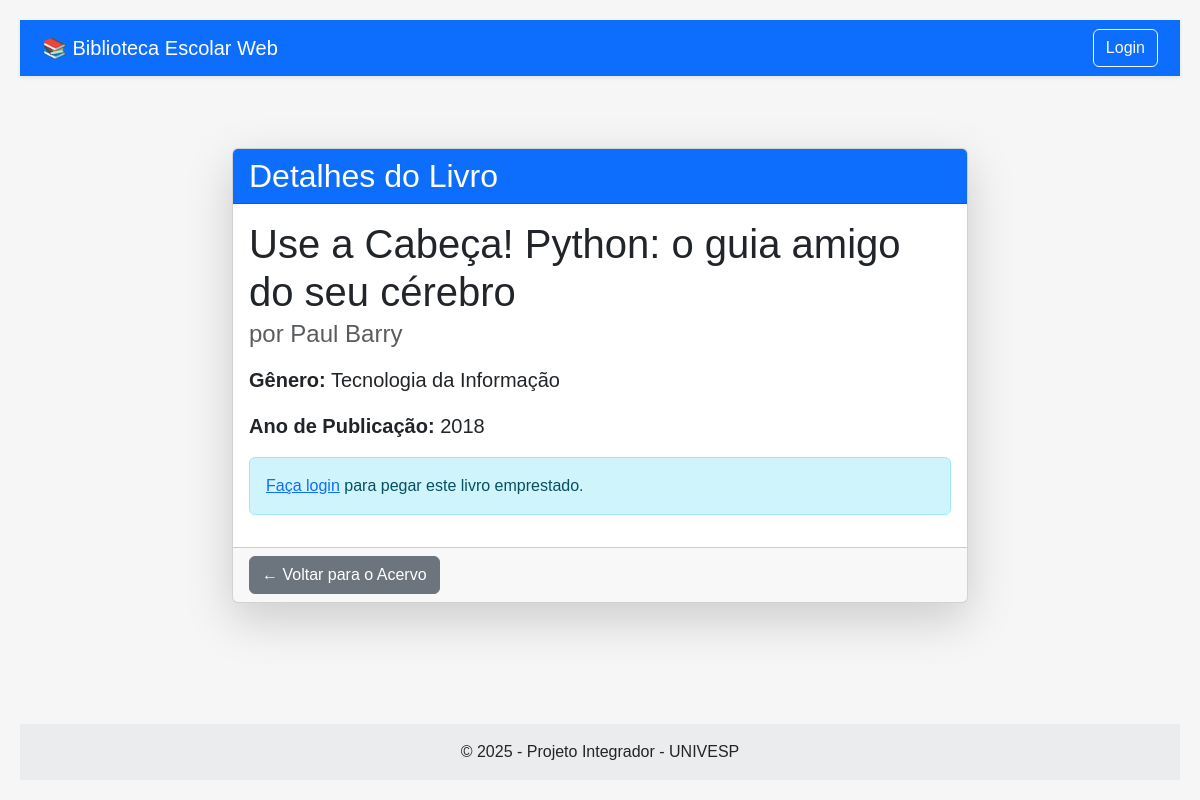
The page /livro/1/ on the database its author committed.
### acervo/models.py (models this page shows, shortened)
class Livro(models.Model):
    titulo = models.CharField(max_length=200, verbose_name="Título")
    autor = models.CharField(max_length=100, verbose_name="Autor")
    genero = models.CharField(max_length=50, verbose_name="Gênero")
    ano_publicacao = models.IntegerField(verbose_name="Ano de Publicação")
    class Meta:
        verbose_name = "Livro"
        verbose_name_plural = "Livros"

### acervo/views.py (the view)
# urls.py: path('livro/<int:livro_id>/', views.detalhe_livro, name='detalhe_livro'),
def detalhe_livro(request, livro_id):
    livro = get_object_or_404(Livro, pk=livro_id)
    emprestimo_ativo = Emprestimo.objects.filter(livro=livro, devolvido=False).first()
    contexto = {
        'livro': livro,
        'emprestimo_ativo': emprestimo_ativo
    }
    return render(request, 'acervo/detalhe_livro.html', contexto)

### acervo/templates/acervo/detalhe_livro.html (shortened to what this page needs)
{% extends 'base.html' %}
{% block content %}
<div class="row mt-5">
  <div class="col-md-8 offset-md-2">
    <div class="card shadow-lg">
      <div class="card-header bg-primary text-white">
        <h2 class="mb-0">Detalhes do Livro</h2>
      </div>
      <div class="card-body">
        <h1 class="card-title">{{ livro.titulo }}</h1>
        <h4 class="card-subtitle mb-3 text-muted">por {{ livro.autor }}</h4>
        <p class="fs-5"><strong>Gênero:</strong> {{ livro.genero }}</p>
        <p class="fs-5"><strong>Ano de Publicação:</strong> {{ livro.ano_publicacao }}</p>
<div class="mt-3">
          {% if user.is_authenticated %}
            {% if emprestimo_ativo %}
              <div class="alert alert-warning" role="alert">
                <strong>Indisponível!</strong> Este livro foi emprestado por {{ emprestimo_ativo.usuario.username }} e a data de devolução é {{ emprestimo_ativo.data_devolucao|date:"d/m/Y" }}.
              </div>
            {% else %}
              <a href="{% url 'emprestar_livro' livro.id %}" class="btn btn-success btn-lg">Pegar Emprestado</a>
            {% endif %}
          {% else %}
            <div class="alert alert-info" role="alert">
              <a href="{% url 'login' %}?next={{ request.path }}">Faça login</a> para pegar este livro emprestado.
            </div>
          {% endif %}
        </div>
      </div>
      <div class="card-footer text-muted">
        <a href="{% url 'index' %}" class="btn btn-secondary">← Voltar para o Acervo</a>
      </div>
    </div>
  </div>
</div>
{% endblock %}

### acervo/static/css/style.css (style rules this page uses)
body { font-family: Arial, sans-serif; margin: 0; padding: 20px; background-color: #f6f6f6; }

### rows shown on the page
Livro: titulo "Use a Cabeça! Python: o guia amigo do seu cérebro", autor "Paul Barry", genero "Tecnologia da Informação", ano_publicacao "2018"
